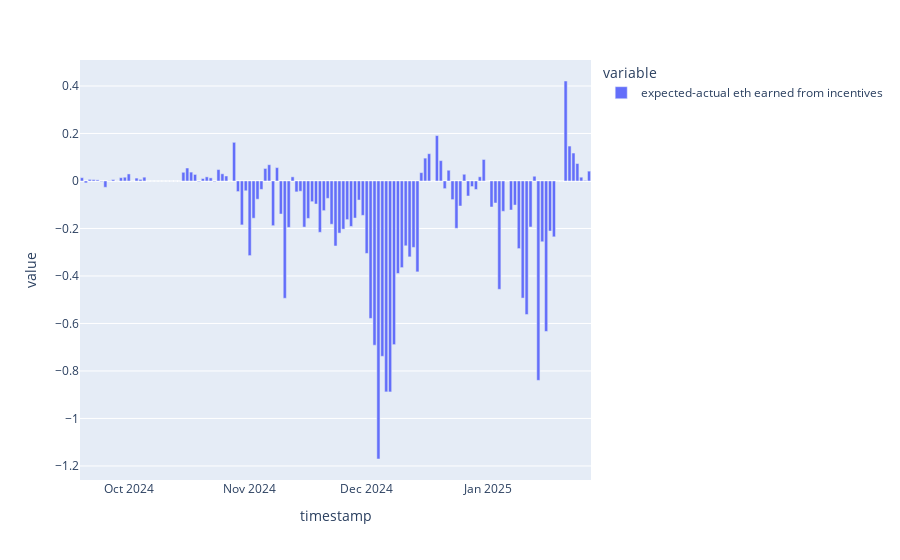

The notebook cell this image was saved under:
### Code cell
incentive_token_df["expected_eth"] = (
    incentive_token_df["normalized_sell_amount"] * incentive_token_df["incentive_calculator_price"]
)
incentive_token_df["expected-actual eth earned from incentives"] = (
    incentive_token_df["expected_eth"] - incentive_token_df["normalized_buy_amount"]
)
px.bar(incentive_token_df.resample("1d")["expected-actual eth earned from incentives"].sum())

### Figure 1 — Plotly figure (JSON) as saved in the notebook; plotly's stock layout.template omitted (floating-point values rounded to 4 significant figures; data arrays with more than 128 entries replaced by an {"elided": "..."} marker saying what was removed)
{"data": [{"alignmentgroup": "True", "hovertemplate": "variable=expected-actual eth earned from incentives<br>timestamp=%{x}<br>value=%{y}<extra></extra>", "legendgroup": "expected-actual eth earned from incentives", "marker": {"color": "#636efa", "pattern": {"shape": ""}}, "name": "expected-actual eth earned from incentives", "offsetgroup": "expected-actual eth earned from incentives", "orientation": "v", "showlegend": true, "textposition": "auto", "type": "bar", "x": {"elided": "131 str values"}, "xaxis": "x", "y": {"elided": "131 float values"}, "yaxis": "y"}], "layout": {"barmode": "relative", "legend": {"title": {"text": "variable"}, "tracegroupgap": 0}, "margin": {"t": 60}, "xaxis": {"anchor": "y", "domain": [0, 1], "title": {"text": "timestamp"}}, "yaxis": {"anchor": "x", "domain": [0, 1], "title": {"text": "value"}}}}
